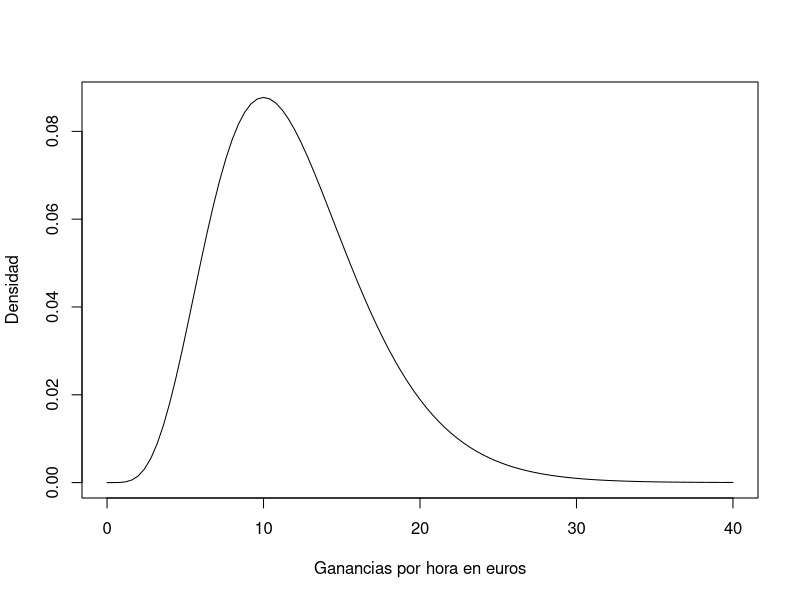
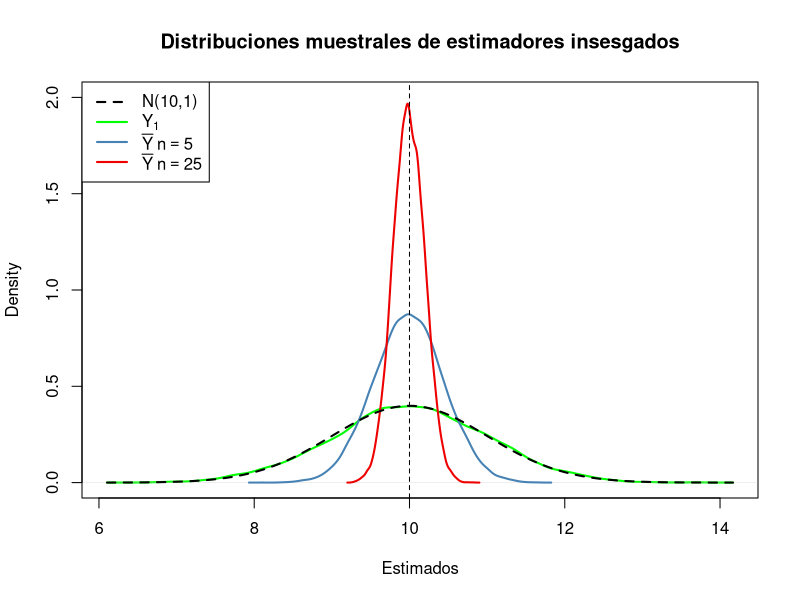
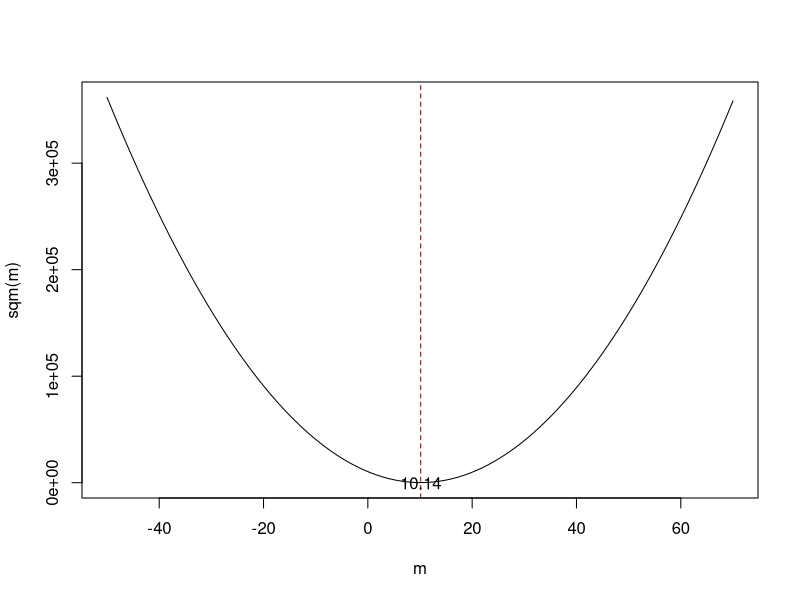
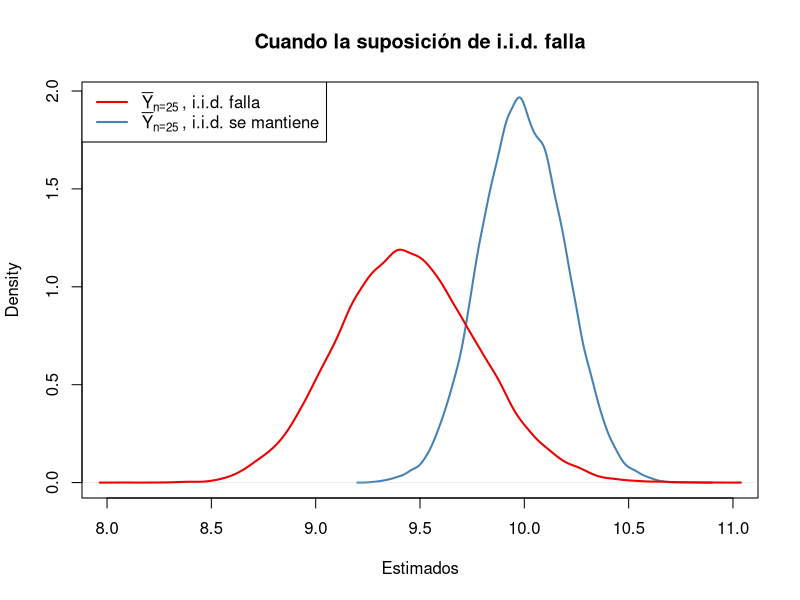
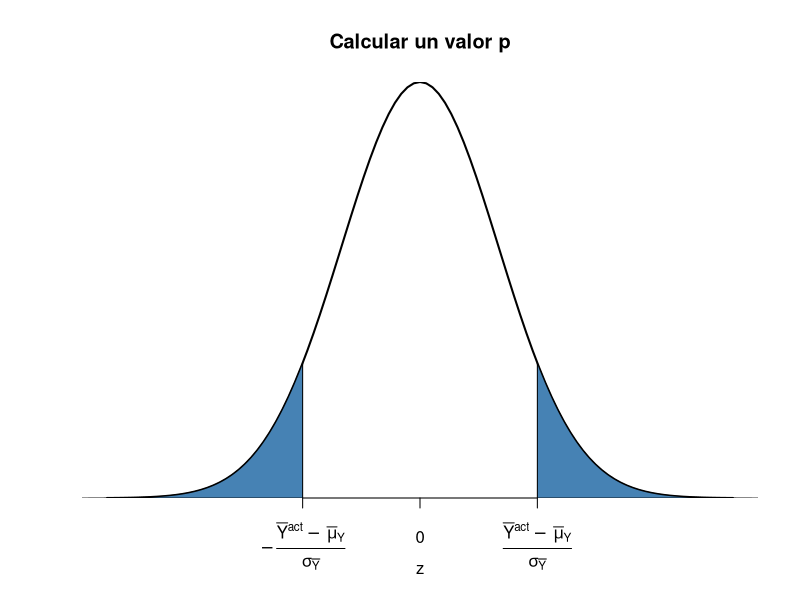
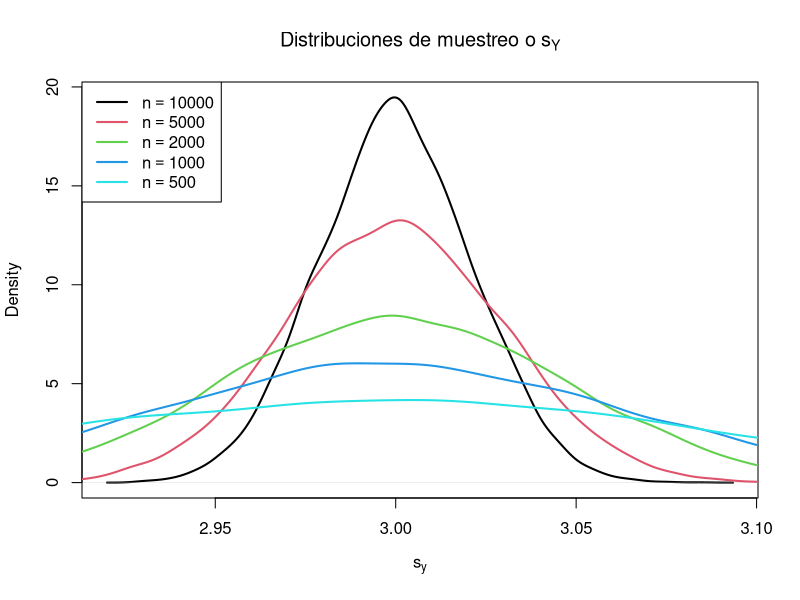
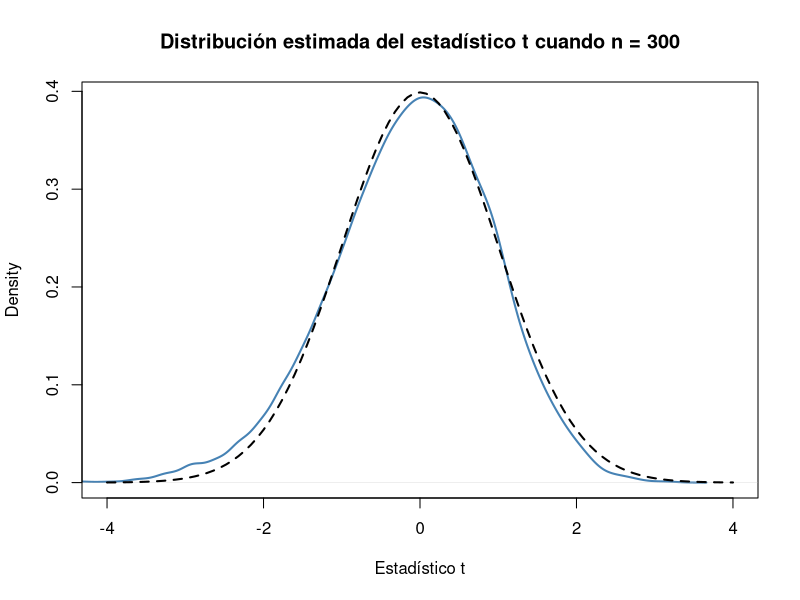
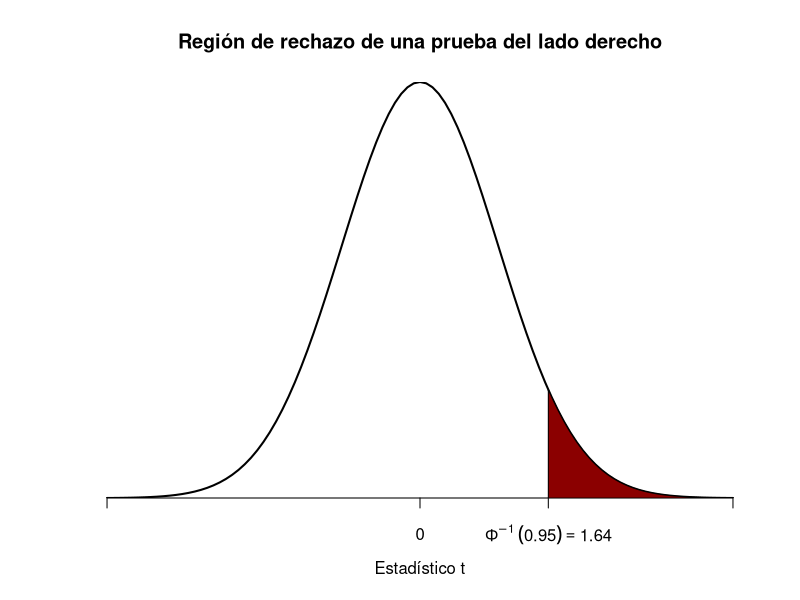

Recreate these plots in R, in order. (Note: this script raises an error after producing the figures.)
## ---- chunk 1
options(knitr.duplicate.label = "allow")
## ---- chunk 2

## ---- chunk 3
cat('<hr style="background-color:#03193b;height:2px">')
## ---- chunk 4
cat('
<div class = "keyconcept" id="KC3.1">
<h3 class = "right"> Concepto clave 3.1 </h3>          
<h3 class = "left"> Estimadores y estimaciones </h3>

Los *estimadores* son funciones extraídas de una muestra de datos que parten de una población desconocida. Las *estimaciones* son valores numéricos calculados por estimadores basados en los datos de la muestra. Los estimadores son variables aleatorias porque son funciones de datos *aleatorios*. Las estimaciones son números no aleatorios.

</div>
')
## ---- chunk 5
cat('\\begin{keyconcepts}[Estimadores y estimaciones]{3.1}
Los \\textit{estimadores} son funciones extraídas de una muestra de datos que parten de una población desconocida. Las \\textit{estimaciones} son valores numéricos calculados por estimadores basados en los datos de la muestra. Los estimadores son variables aleatorias porque son funciones de datos \\textit{aleatorios}. Las estimaciones son números no aleatorios.
\\end{keyconcepts}')
## ---- chunk 6
# graficar la distribución chi_12^2
curve(dchisq(x, df=12), 
      from = 0, 
      to = 40, 
      ylab = "Densidad", 
      xlab = "Ganancias por hora en euros")
## ---- chunk 7
# sembrar la semilla para la reproducibilidad
set.seed(1)

# muestra de la distribución chi_12^2, usar solo la primera observación
rsamp <- rchisq(n = 100, df = 12)
rsamp[1]
## ---- chunk 8
cat('
<div class = "keyconcept" id="KC3.2">
<h3 class = "right"> Concepto clave 3.2 </h3>          
<h3 class = "left"> Sesgo, consistencia y eficiencia </h3>

Las características deseables de un estimador incluyen insesgabilidad, consistencia y eficiencia.

**Insesgabilidad:**

Si la media de la distribución muestral de algún estimador $\\hat\\mu_Y$ para la media poblacional $\\mu_Y$ es igual a $\\mu_Y$,

$$ E(\\hat\\mu_Y) = \\mu_Y, $$

el estimador es imparcial para $\\mu_Y$. El *sesgo* de $\\hat\\mu_Y$ entonces es $0$:

$$ E(\\hat\\mu_Y) - \\mu_Y = 0$$

**Consistencia:**

Se quiere que la incertidumbre del estimador $\\mu_Y$ disminuya a medida que aumenta el número de observaciones en la muestra. Más precisamente, se quiere que la probabilidad de que la estimación $\\hat\\mu_Y$ caiga dentro de un pequeño intervalo alrededor del valor real $\\mu_Y$ se acerque cada vez más a $1$ a medida que $n$ crece. Se escribe esto como

$$ \\hat\\mu_Y \\xrightarrow{p} \\mu_Y. $$

**Varianza y eficiencia:**

Se quiere que el estimador sea eficiente. Suponga que se tienen dos estimadores, $\\hat\\mu_Y$ y $\\overset{\\sim}{\\mu}_Y$ para un tamaño de muestra dado $n$ se sigue que

$$ E(\\hat\\mu_Y) = E(\\overset{\\sim}{\\mu}_Y) = \\mu_Y $$

pero

$$\\text{Var}(\\hat\\mu_Y) < \\text{Var}(\\overset{\\sim}{\\mu}_Y).$$

Entonces se prefiere usar $\\hat\\mu_Y$, ya que tiene una variación menor que $\\overset{\\sim}{\\mu}_Y$, lo que significa que $\\hat\\mu_Y$ es más *eficiente* en el uso de la información proporcionada por las observaciones en la muestra.

</div>
')
## ---- chunk 9
cat('\\begin{keyconcepts}[Sesgo\\comma consistencia y eficiencia]{3.2}
Las características deseables de un estimador incluyen insesgabilidad, consistencia y eficiencia.\\newline

\\textbf{Insesgabilidad::}

Si la media de la distribución muestral de algún estimador $\\hat\\mu_Y$ para la media poblacional $\\mu_Y$ es igual a $\\mu_Y$,

$$ E(\\hat\\mu_Y) = \\mu_Y, $$

el estimador es imparcial para $\\mu_Y$. El \\textit{sesgo} de $\\hat\\mu_Y$ entonces es $0$:

$$ E(\\hat\\mu_Y) - \\mu_Y = 0$$

\\textbf{Consistencia:}

Se quiere que la incertidumbre del estimador $\\mu_Y$ disminuya a medida que aumenta el número de observaciones en la muestra. Más precisamente, se quiere que la probabilidad de que la estimación $\\hat\\mu_Y$ caiga dentro de un pequeño intervalo alrededor del valor real $\\mu_Y$ se acerque cada vez más a $1$ a medida que $n$ crece. Se escribe esto como

$$ \\hat\\mu_Y \\xrightarrow{p} \\mu_Y. $$

\\textbf{Varianza y eficiencia:}

Se quiere que el estimador sea eficiente. Suponga que se tienen dos estimadores, $\\hat\\mu_Y$ y $\\overset{\\sim}{\\mu}_Y$ para un tamaño de muestra dado $n$ se sigue que

$$ E(\\hat\\mu_Y) = E(\\overset{\\sim}{\\mu}_Y) = \\mu_Y $$

pero

$$\\text{Var}(\\hat\\mu_Y) < \\text{Var}(\\overset{\\sim}{\\mu}_Y).$$

Entonces se prefiere usar $\\hat\\mu_Y$, ya que tiene una variación menor que $\\overset{\\sim}{\\mu}_Y$, lo que significa que $\\hat\\mu_Y$ es más \\textit{eficiente} en el uso de la información proporcionada por las observaciones en la muestra.
\\end{keyconcepts}')
## ---- chunk 10
# generar una población ficticia
pop <- rnorm(10000, 10, 1)

# muestra de la población y estimación de la media
est1 <- replicate(expr = mean(sample(x = pop, size = 5)), n = 25000)

est2 <- replicate(expr = mean(sample(x = pop, size = 25)), n = 25000)

fo <- replicate(expr = sample(x = pop, size = 5)[1], n = 25000)
## ---- chunk 11
# comprobar si el tipo de objeto es vector
is.vector(est1)
is.vector(est2)

# comprobar la longitud
length(est1)
length(est2)
## ---- chunk 12
# graficar la densidad de la estimación Y_1
plot(density(fo), 
      col = "green", 
      lwd = 2,
      ylim = c(0, 2),
      xlab = "Estimados",
      main = "Distribuciones muestrales de estimadores insesgados")

# agregar la estimación de densidad para la distribución de la media muestral con n = 5 a la gráfica
lines(density(est1), 
     col = "steelblue", 
     lwd = 2, 
     bty = "l")

# agregar la estimación de densidad para la distribución de la media muestral con n = 25 a la gráfica
lines(density(est2), 
      col = "red2", 
      lwd = 2)

# agregar una línea vertical en el parámetro verdadero
abline(v = 10, lty = 2)

# agregar la densidad N(10, 1) a la gráfica
curve(dnorm(x, mean = 10), 
     lwd = 2,
     lty = 2,
     add = T)

# agregar una leyenda
legend("topleft",
       legend = c("N(10,1)",
                  expression(Y[1]),
                  expression(bar(Y) ~ n == 5),
                  expression(bar(Y) ~ n == 25)
                  ), 
       lty = c(2, 1, 1, 1), 
       col = c("black","green", "steelblue", "red2"),
       lwd = 2)
## ---- chunk 13
# definir la función y vectorizarla
sqm <- function(m) {
 sum((y-m)^2)
}
sqm <- Vectorize(sqm)

# extraer una muestra aleatoria y calcular la media
y <- rnorm(100, 10, 1)
mean(y)
## ---- chunk 14
# graficar la función objetivo
curve(sqm(x), 
      from = -50, 
      to = 70,
      xlab = "m",
      ylab = "sqm(m)")

# agregar una línea vertical en la media (y)
abline(v = mean(y), 
       lty = 2, 
       col = "darkred")

# agregar anotación en la media (y)
text(x = mean(y), 
     y = 0, 
     labels = paste(round(mean(y), 2)))
## ---- chunk 15
# calcular la media poblacional de pop
mean(pop)
## ---- chunk 16
# simular resultados para la media muestral cuando la suposición de variables aleatorias i.i.d. falla
est3 <-  replicate(n = 25000, 
                   expr = mean(sample(x = sort(pop), 
                                      size = 10, 
                                      prob = c(rep(4, 2500), rep(1, 7500)))))

# calcular la media muestral de los resultados
mean(est3)
## ---- chunk 17
# distribución muestral de la media muestral, i.i.d. sostiene, n = 25
plot(density(est2), 
      col = "steelblue",
      lwd = 2,
      xlim = c(8, 11),
      xlab = "Estimados",
      main = "Cuando la suposición de i.i.d. falla")

# distribución muestral de la media muestral, i.i.d. falla, n = 25
lines(density(est3),
      col = "red2",
      lwd = 2)

# agrega una leyenda
legend("topleft",
       legend = c(expression(bar(Y)[n == 25]~", i.i.d. falla"),
                  expression(bar(Y)[n == 25]~", i.i.d. se mantiene")
                  ), 
       lty = c(1, 1), 
       col = c("red2", "steelblue"),
       lwd = 2)
## ---- chunk 18
# graficar la densidad normal estándar en el intervalo [-4,4]
curve(dnorm(x),
      xlim = c(-4, 4),
      main = "Calcular un valor p",
      yaxs = "i",
      xlab = "z",
      ylab = "",
      lwd = 2,
      axes = "F")

# agregar eje x
axis(1, 
     at = c(-1.5, 0, 1.5), 
     padj = 0.75,
     labels = c(expression(-frac(bar(Y)^"act"~-~bar(mu)[Y,0], sigma[bar(Y)])),
                0,
                expression(frac(bar(Y)^"act"~-~bar(mu)[Y,0], sigma[bar(Y)]))))

# sombrear la región del valor p/2 en la cola izquierda
polygon(x = c(-6, seq(-6, -1.5, 0.01), -1.5),
        y = c(0, dnorm(seq(-6, -1.5, 0.01)),0), 
        col = "steelblue")

# sombrear la región del valor p/2 en la cola derecha
polygon(x = c(1.5, seq(1.5, 6, 0.01), 6),
        y = c(0, dnorm(seq(1.5, 6, 0.01)), 0), 
        col = "steelblue")
## ---- chunk 19
# vector de tamaños de muestra
n <- c(10000, 5000, 2000, 1000, 500)

# observaciones de muestra, estimando usando 'sd()' y graficar las distribuciones estimadas
sq_y <- replicate(n = 10000, expr = sd(rnorm(n[1], 10, 3)))
plot(density(sq_y),
     main = expression("Distribuciones de muestreo o" ~ s[Y]),
     xlab = expression(s[y]),
     lwd = 2)

for (i in 2:length(n)) {
  sq_y <- replicate(n = 10000, expr = sd(rnorm(n[i], 10, 3)))
  lines(density(sq_y), 
        col = i, 
        lwd = 2)
}

# agrega una leyenda
legend("topleft",
       legend = c(expression(n == 10000),
                  expression(n == 5000),
                  expression(n == 2000),
                  expression(n == 1000),
                  expression(n == 500)), 
       col = 1:5,
       lwd = 2)
## ---- chunk 20
cat('
<div class = "keyconcept" id="KC3.4">
<h3 class = "right"> Concepto clave 3.4 </h3>          
<h3 class = "left"> El error estándar de $\\overline{Y}$ </h3>
Tomar una muestra i.i.d. $Y_1, \\dots, Y_n$. La media de $Y$ se estima consistentemente mediante $\\overline{Y}$, la media muestral de $ Y_i $. Dado que $\\overline{Y}$ es una variable aleatoria, tiene una distribución de muestreo con varianza $\\frac{\\sigma_Y^2}{n}$.

El error estándar de $\\overline{Y}$, denotado $SE(\\overline{Y})$ es un estimador de la desviación estándar de $\\overline{Y}$:

$$ SE(\\overline{Y}) = \\hat\\sigma_{\\overline{Y}} = \\frac{s_Y}{\\sqrt{n}} $$

El signo de intercalación (\\^) sobre $\\sigma$ indica que $\\hat\\sigma_{\\overline{Y}}$ es un estimador de $\\sigma_{\\overline{Y}}$.
</div>
')
## ---- chunk 21
cat('\\begin{keyconcepts}[El error estándar de $\\overline{Y}$]{3.4}
Tomar una muestra i.i.d. $Y_1, \\dots, Y_n$. La media de $Y$ se estima consistentemente mediante $\\overline{Y}$, la media muestral de $ Y_i $. Dado que $\\overline{Y}$ es una variable aleatoria, tiene una distribución de muestreo con varianza $\\frac{\\sigma_Y^2}{n}$.

El error estándar de $\\overline{Y}$, denotado $SE(\\overline{Y})$ es un estimador de la desviación estándar de $\\overline{Y}$:

$$ SE(\\overline{Y}) = \\hat\\sigma_{\\overline{Y}} = \\frac{s_Y}{\\sqrt{n}} $$

El signo de intercalación (\\^) sobre $\\sigma$ indica que $\\hat\\sigma_{\\overline{Y}}$ es un estimador de $\\sigma_{\\overline{Y}}$.
\\end{keyconcepts}
')
## ---- chunk 22
# extraiga 10000 muestras de tamaño 100 y estime la media de Y y
# estimar el error estándar de la media muestral

mean_estimates <- numeric(10000)
se_estimates <- numeric(10000)

for (i in 1:10000) {
  
  s <- sample(0:1, 
              size = 100,  
              prob = c(0.9, 0.1),
              replace = T)
  
  mean_estimates[i] <- mean(s)
  se_estimates[i] <- sqrt(mean(s) * (1 - mean(s)) / 100)

}

mean(mean_estimates)
mean(se_estimates)
## ---- chunk 23
# muestra y estimación, calcula el error estándar
samplemean_act <- mean(
  sample(0:1, 
         prob = c(0.9, 0.1), 
         replace = T, 
         size = 100))

SE_samplemean <- sqrt(samplemean_act * (1 - samplemean_act) / 100)

# hipótesis nula
mean_h0 <- 0.1

# calcular el valor p
pvalue <- 2 * pnorm(- abs(samplemean_act - mean_h0) / SE_samplemean)
pvalue
## ---- chunk 24
# calcular un estadístico t para la media de la muestra
tstatistic <- (samplemean_act - mean_h0) / SE_samplemean
tstatistic
## ---- chunk 25
# preparar un vector vacío para estadísticas t
tstatistics <- numeric(10000)

# establecer tamaño de muestra
n <- 300

# simular 10000 estadísticos t
for (i in 1:10000) {
  
  s <- sample(0:1, 
              size = n,  
              prob = c(0.9, 0.1),
              replace = T)
  
  tstatistics[i] <- (mean(s)-0.1)/sqrt(var(s)/n)
  
}
## ---- chunk 26
# graficar densidad y comparar con la densidad N(0,1)
plot(density(tstatistics),
     xlab = "Estadístico t",
     main = "Distribución estimada del estadístico t cuando n = 300",
     lwd = 2,
     xlim = c(-4, 4),
     col = "steelblue")

# N(0,1) densidad (discontinua)
curve(dnorm(x), 
      add = T, 
      lty = 2, 
      lwd = 2)
## ---- chunk 27
cat('
<div class = "keyconcept" id="KC3.5">
<h3 class = "right"> Concepto clave 3.5 </h3>          
<h3 class = "left"> La terminología de la prueba de hipótesis </h3>

En la prueba de hipótesis, son posibles dos tipos de errores:

1. La hipótesis nula *es* rechazada aunque es cierta (error de tipo I)

2. La hipótesis nula *no se* rechaza aunque es falsa (error de tipo II)

El **nivel de significancia** de la prueba es la probabilidad de cometer un error de tipo I, que se está dispuesto a aceptar de antemano. Por ejemplo, usando un nivel de significancia preespecificado de $0.05$, se rechaza la hipótesis nula si y solo si el valor $p$ es menor que $0.05$. El nivel de significancia se elige antes de realizar la prueba.

Un procedimiento equivalente es rechazar la hipótesis nula si el estadístico de prueba observado es, en términos de valor absoluto, mayor que el **valor crítico** del estadístico de prueba. El valor crítico está determinado por el nivel de significancia elegido y define dos conjuntos de valores separados que se denominan **región de aceptación** y **región de rechazo**. La región de aceptación contiene todos los valores de la estadística de prueba para los que la prueba no rechaza, mientras que la región de rechazo contiene todos los valores para los que la prueba sí rechaza.

El **valor $p$** es la probabilidad de que, en un muestreo repetido bajo las mismas condiciones, se observe un estadístico de prueba que proporcione tanta evidencia contra la hipótesis nula como el estadístico de prueba realmente observado.

La probabilidad real de que la prueba rechace la verdadera hipótesis nula se denomina **tamaño de la prueba**. En un entorno ideal, el tamaño es igual al nivel de significancia.

La probabilidad de que la prueba rechace correctamente una hipótesis nula falsa se llama **potencia**. 

</div>
')
## ---- chunk 28
cat('\\begin{keyconcepts}[La terminología de la prueba de hipótesis]{3.5}

En la prueba de hipótesis, son posibles dos tipos de errores:\\newline

\\begin{enumerate}
\\item La hipótesis nula \\textit{es} rechazada aunque es cierta (error de tipo I)
\\item La hipótesis nula \\textit{no se} rechaza aunque es falsa (error de tipo II) 
\\end{enumerate}\\vspace{0.5cm}

El \\textit{nivel de significancia} de la prueba es la probabilidad de cometer un error de tipo I, que se está dispuesto a aceptar de antemano. Por ejemplo, usando un nivel de significancia preespecificado de $0.05$, se rechaza la hipótesis nula si y solo si el valor $p$ es menor que $0.05$. El nivel de significancia se elige antes de realizar la prueba.\\newline

Un procedimiento equivalente es rechazar la hipótesis nula si el estadístico de prueba observado es, en términos de valor absoluto, mayor que el \\textit{valor crítico} del estadístico de prueba. El valor crítico está determinado por el nivel de significancia elegido y define dos conjuntos de valores separados que se denominan \\textit{región de aceptación} y \\textit{región de rechazo}. La región de aceptación contiene todos los valores de la estadística de prueba para los que la prueba no rechaza, mientras que la región de rechazo contiene todos los valores para los que la prueba sí rechaza.\\newline

El \\textit{valor $p$} es la probabilidad de que, en un muestreo repetido bajo las mismas condiciones, se observe un estadístico de prueba que proporcione tanta evidencia contra la hipótesis nula como el estadístico de prueba realmente observado.\\newline

La probabilidad real de que la prueba rechace la verdadera hipótesis nula se denomina \\textit{tamaño de la prueba}. En un entorno ideal, el tamaño es igual al nivel de significancia.\\newline

La probabilidad de que la prueba rechace correctamente una hipótesis nula falsa se llama \\textit{potencia}. 

\\end{keyconcepts}
')
## ---- chunk 29
# comprobar si el valor p < 0.05
pvalue < 0.05
## ---- chunk 30
# comprobar el valor crítico
qnorm(p = 0.975)

# compruebar si la hipótesis nula se rechaza utilizando el estadístico t calculado más arriba
abs(tstatistic) > 1.96
## ---- chunk 31
cat('
<div class = "keyconcept" id="KC3.6">
<h3 class = "right"> Concepto clave 3.6 </h3>          
<h3 class = "left"> Prueba de la hipótesis $E(Y) = \\mu_{Y,0}$ contra la alternativa $E(Y) \\neq \\mu_{Y,0}$ </h3>

1. Estimar $\\mu_{Y}$ usando $\\overline{Y}$ y calculando el $SE(\\overline{Y})$, error estándar de $\\overline{Y}$.

2. Calcular el estadístico $t$.

3. Calcular el valor $p$ y rechazar la hipótesis nula en el nivel de significancia $5\\%$ si el valor $p$ es menor que $0.05$ o, de manera equivalente, si 

$$ \\left\\lvert t^{act} \\right\\rvert > 1.96. $$
</div>

')
## ---- chunk 32
cat('\\begin{keyconcepts}[Probar la hipótesis $E(Y) = \\mu_{Y,0}$ contra la alternativa $E(Y) \\neq \\mu_{Y,0}$]{3.6}
\\begin{enumerate}
\\item Estimar $\\mu_{Y}$ usando $\\overline{Y}$ y calculando el $SE(\\overline{Y})$, error estándar de $\\overline{Y}$.
\\item Calcular el estadístico $t$.
\\item Calcular el valor $p$ y rechazar la hipótesis nula en el nivel de significancia $5\\%$ si el valor $p$ es menor que $0.05$ o, de manera equivalente, si 

$$ \\left\\lvert t^{act} \\right\\rvert > 1.96. $$
\\end{enumerate}
\\end{keyconcepts}
')
## ---- chunk 33
# graficar la densidad normal estándar en el dominio [-4,4]
curve(dnorm(x),
      xlim = c(-4, 4),
      main = "Región de rechazo de una prueba del lado derecho",
      yaxs = "i",
      xlab = "Estadístico t",
      ylab = "",
      lwd = 2,
      axes = "F")

# Agregar el eje x
axis(1, 
     at = c(-4, 0, 1.64, 4), 
     padj = 0.5,
     labels = c("", 0, expression(Phi^-1~(.95)==1.64), ""))

# Sombrear la región de rechazo en la cola izquierda
polygon(x = c(1.64, seq(1.64, 4, 0.01), 4),
        y = c(0, dnorm(seq(1.64, 4, 0.01)), 0), 
        col = "darkred")
## ---- chunk 34
# graficar la densidad normal estándar en el dominio [-4,4]
curve(dnorm(x),
      xlim = c(-4, 4),
      main = "Región de rechazo de una prueba del lado izquierdo",
      yaxs = "i",
      xlab = "Estadístico t",
      ylab = "",
      lwd = 2,
      axes = "F")

# Agregar eje x
axis(1, 
     at = c(-4, 0, -1.64, 4), 
     padj = 0.5,
     labels = c("", 0, expression(Phi^-1~(.05)==-1.64), ""))

# Región de rechazo de sombra en la cola derecha
polygon(x = c(-4, seq(-4, -1.64, 0.01), -1.64),
        y = c(0, dnorm(seq(-4, -1.64, 0.01)), 0), 
        col = "darkred")
## ---- chunk 35
cat('
<div class = "keyconcept" id="KC3.7">
<h3 class = "right"> Concepto clave 3.7 </h3>          
<h3 class = "left"> Intervalos de confianza para la media poblacional </h3>

Un intervalo de confianza de $95\\%$ para $\\mu_Y$ es una *variable aleatoria* que contiene el verdadero $\\mu_Y$ en $95\\%$ de todas las muestras aleatorias posibles. Cuando $n$ es grande, se puede usar la aproximación normal. Entonces, $99\\%$,  $95\\%$, $90\\%$ los intervalos de confianza son:

\\begin{align}
&99\\%\\text{ intervalo de confianza para } \\mu_Y = \\left[ \\overline{Y} \\pm 2.58 \\times SE(\\overline{Y}) \\right], \\\\
&95\\%\\text{ intervalo de confianza para } \\mu_Y = \\left[\\overline{Y} \\pm 1.96 \\times SE(\\overline{Y}) \\right], \\\\
&90\\%\\text{ intervalo de confianza para } \\mu_Y = \\left[ \\overline{Y} \\pm 1.64 \\times SE(\\overline{Y}) \\right].
\\end{align}

Estos intervalos de confianza son conjuntos de hipótesis nulas que no se pueden rechazar en una prueba de hipótesis bilateral con el nivel de confianza dado.

Ahora considerar las siguientes declaraciones.

1. En muestreo repetido, el intervalo

$$ \\left[ \\overline{Y} \\pm 1.96 \\times SE(\\overline{Y}) \\right] $$

cubre el valor real de $\\mu_Y$ con una probabilidad de $95\\%$.

2. Se ha calculado $\\overline{Y} = 5.1$ y $SE(\\overline{Y})=2.5$ por lo que el intervalo

$$ \\left[ 5.1  \\pm 1.96 \\times 2.5 \\right] = \\left[0.2,10\\right] $$ 

cubre el valor real de $\\mu_Y$ con una probabilidad de $95\\%$.

Si bien 1. es correcto (esto está en línea con la definición anterior), 2. está incorrecto y ninguno de profesionista quiere leer una oración de este tipo en un trabajo final, examen escrito o similar, creealo.

La diferencia es que, mientras que 1. es la definición de una variable aleatoria, 2. es un posible *resultado* de dicha variable aleatoria, por lo que no tiene sentido hacer ninguna afirmación probabilística al respecto. ¡O el intervalo calculado cubre $\\mu_Y$ *o no*!

</div>
')
## ---- chunk 36
cat('\\begin{keyconcepts}[Intervalos de confianza para la media poblacional]{3.7}

Un intervalo de confianza de $95\\%$ para $\\mu_Y$ es una \\texttt{variable aleatoria} que contiene el verdadero $\\mu_Y$ en $95\\%$ de todas las muestras aleatorias posibles. Cuando $n$ es grande, se puede usar la aproximación normal. Entonces, $99\\%$,  $95\\%$, $90\\%$ los intervalos de confianza son:\\newline

\\begin{align}
&99\\%\\text{ intervalo de confianza para } \\mu_Y = \\left[ \\overline{Y} \\pm 2.58 \\times SE(\\overline{Y}) \\right], \\\\
&95\\%\\text{ intervalo de confianza para } \\mu_Y = \\left[\\overline{Y} \\pm 1.96 \\times SE(\\overline{Y}) \\right], \\\\
&90\\%\\text{ intervalo de confianza para } \\mu_Y = \\left[ \\overline{Y} \\pm 1.64 \\times SE(\\overline{Y}) \\right].
\\end{align}

Estos intervalos de confianza son conjuntos de hipótesis nulas que no se pueden rechazar en una prueba de hipótesis bilateral con el nivel de confianza dado.\\newline

Ahora considerar las siguientes declaraciones.\\newline

\\begin{enumerate}
\\item En muestreo repetido, el intervalo
$$ \\left[ \\overline{Y} \\pm 1.96 \\times SE(\\overline{Y}) \\right] $$
cubre el valor real de $\\mu_Y$ con una probabilidad de $95\\%$.

\\item Se ha calculado $\\overline{Y} = 5.1$ y $SE(\\overline{Y})=2.5$ por lo que el intervalo
$$ \\left[5.1  \\pm 1.96 \\times 2.5 \\right] = \\left[0.2,10\\right] $$ 
cubre el valor real de $\\mu_Y$ con una probabilidad de $95\\%$.
\\end{enumerate}\\vspace{0.5cm}

Si bien 1. es correcto (esto está en línea con la definición anterior), 2. está incorrecto y ninguno de profesionista quiere leer una oración de este tipo en un trabajo final, examen escrito o similar, creealo.

La diferencia es que, mientras que 1. es la definición de una variable aleatoria, 2. es un posible \\textit{resultado} de dicha variable aleatoria, por lo que no tiene sentido hacer ninguna afirmación probabilística al respecto. ¡O el intervalo calculado cubre $\\mu_Y$ \\textit{o no}!

\\end{keyconcepts}
')
## ---- chunk 37
# sembrar semilla
set.seed(1)

# generar algunos datos de muestra
sampledata <- rnorm(100, 10, 10)

# comprobar el tipo de resultado producido por t.test
typeof(t.test(sampledata))

# mostrar los elementos de la lista producidos por t.test
ls(t.test(sampledata))
## ---- chunk 38
t.test(sampledata)$"conf.int"
## ---- chunk 39
t.test(sampledata)
## ---- chunk 40
# establecer semilla aleatoria
set.seed(1)

# extraer datos de dos poblaciones diferentes con la misma media
sample_pop1 <- rnorm(100, 10, 10)
sample_pop2 <- rnorm(100, 10, 20)

# realizar una prueba t de dos muestras
t.test(sample_pop1, sample_pop2)
## ---- chunk 41
# cargar el paquete 'readxl'
library(readxl)
## ---- chunk 42
# importar los datos a R
cps <- read_excel(path = "data/cps_ch3.xlsx")
## ---- chunk 43
# cargar el paquete 'dplyr'
library(dplyr)
## ---- chunk 44
# obtener una descripción general de la estructura de datos
head(cps)

# agrupar los datos por género y año y calcular la media, la desviación estándar
# y número de observaciones para cada grupo
avgs <- cps %>% 
        group_by(a_sex, year) %>% 
        summarise(mean(ahe08), 
                  sd(ahe08), 
                  n())

# imprimir los resultados en la consola
print(avgs)
## ---- chunk 45
# dividir el conjunto de datos por género
male <- avgs %>% dplyr::filter(a_sex == 1) 

female <- avgs %>% dplyr::filter(a_sex == 2)

# cambiar el nombre de las columnas de ambas divisiones
colnames(male)   <- c("Sexo", "Año", "Y_bar_m", "s_m", "n_m")
colnames(female) <- c("Sexo", "Año", "Y_bar_f", "s_f", "n_f")

# estimar brechas de género, calcular errores estándar e intervalos de confianza para todas las fechas
gap <- male$Y_bar_m - female$Y_bar_f

gap_se <- sqrt(male$s_m^2 / male$n_m + female$s_f^2 / female$n_f)

gap_ci_l <- gap - 1.96 * gap_se

gap_ci_u <- gap + 1.96 * gap_se

result <- cbind(male[,-1], female[,-(1:2)], gap, gap_se, gap_ci_l, gap_ci_u)

# imprimir los resultados en la consola
print(result, digits = 3)
## ---- chunk 46
# establecer semilla aleatoria
set.seed(123)

# generar conjunto de datos
X <- runif(n = 100, 
           min = 18, 
           max = 70)

Y <- X + rnorm(n=100, 50, 15)

# graficar observaciones
plot(X, 
     Y, 
     type = "p",
     main = "Una gráfica de dispersión de X e Y",
     xlab = "Edad",
     ylab = "Ganancias",
     col = "steelblue",
     pch = 19)
## ---- chunk 47
# calcular la covarianza de muestra de X e Y
cov(X, Y)

# calcular la correlación de la muestra entre X e Y
cor(X, Y)

# una forma equivalente de calcular la correlación de la muestra
cov(X, Y) / (sd(X) * sd(Y))
## ---- chunk 48
library(MASS)

# establecer semilla aleatoria
set.seed(1)

# correlación positiva (0,81)
example1 <- mvrnorm(100,
                    mu = c(0, 0), 
                    Sigma = matrix(c(2, 2, 2, 3), ncol = 2),
                    empirical = TRUE)

# correlación negativa (-0,81)
example2 <- mvrnorm(100,
                    mu = c(0, 0), 
                    Sigma = matrix(c(2, -2, -2, 3), ncol = 2),
                    empirical = TRUE)

# sin correlación
example3 <- mvrnorm(100,
                    mu = c(0, 0), 
                    Sigma = matrix(c(1, 0, 0, 1), ncol = 2),
                    empirical = TRUE)

# sin correlación (relación cuadrática)
X <- seq(-3, 3, 0.01)
Y <- - X^2 + rnorm(length(X))

example4 <- cbind(X, Y)

# dividir el área de la gráfica como una matriz de 2 por 2
par(mfrow = c(2, 2))

# plot datasets
plot(example1, col = "steelblue", pch = 20, xlab = "X", ylab = "Y", 
     main = "Correlación = 0.81")

plot(example2, col = "steelblue", pch = 20, xlab = "X", ylab = "Y", 
     main = "Correlación = -0.81")

plot(example3, col = "steelblue", pch = 20, xlab = "X", ylab = "Y", 
     main = "Correlación = 0")

plot(example4, col = "steelblue", pch = 20, xlab = "X", ylab = "Y", 
     main = "Correlación = 0")
## ---- chunk 49
if (my_output=="html") {
  cat('
<div  class = "DCexercise">

#### 1. Sesgado ... {-}

Considere el siguiente estimador alternativo para $\\mu_Y$, la media de $Y_i$

$$\\widetilde{Y}=\\frac{1}{n-1}\\sum\\limits_{i=1}^n Y_i$$

En este ejercicio se ilustrara que este estimador es un estimador sesgado para $\\mu_Y$.

**Instrucciones:**

  + Definir una función <tt>Y_tilde</tt> que implemente el estimador anterior.
  
  + Dibujar al azar 5 observaciones de la distribución $\\mathcal{N}(10, 25)$ y calcular una estimación usando <tt>Y_tilde()</tt>. Repetir este procedimiento 10000 veces y almacenar los resultados en <tt>est_biased</tt>.
  
  + Graficar un histograma de <tt>est_biased</tt>.
  
  + Agregar una línea vertical roja en $\\mu = 10$ usando la función <tt>abline()</tt>.
  
<iframe src="DCL/ex3_1.html" frameborder="0" scrolling="no" style="width:100%;height:400px"></iframe>

**Sugerencias:**

  + Para calcular la suma de un vector se puede usar <tt>sum()</tt>, para obtener la longitud de un vector puede usar <tt>length()</tt>.
  
  + Utilizar la función <tt>replicate()</tt> para calcular repetidamente estimaciones de muestras aleatorias. Con los argumentos <tt>expr</tt> y <tt>n</tt> se puede especificar la operación y la frecuencia con la que debe replicarse.
  
  + Se puede trazar un histograma con la función <tt>hist()</tt>.
  
  + El punto en el eje x así como el color de la línea vertical se pueden especificar mediante los argumentos <tt>v</tt> y <tt>col</tt>.

</div>')
} else {
  cat('\\begin{center}\\textit{Esta parte interactiva del curso solo está disponible en la versión HTML.}\\end{center}')
}
## ---- chunk 50
if (my_output=="html") {
  cat('
<div  class = "DCexercise">

#### 2. ... pero estimador consistente {-}

Considere nuevamente el estimador del ejercicio anterior. Está disponible en su entorno como la función <tt>Y_tilde()</tt>. Se le solicita que realice el mismo procedimiento que en el ejercicio anterior. Sin embargo, esta vez, aumente el número de observaciones para extraer de 5 a 1000.

¿Que se puede notar? ¿Qué se puede decir sobre este estimador?

**Instrucciones:**

  + Dibujar al azar 1000 observaciones de la distribución $\\mathcal{N}(10, 25)$ y calcular una estimación de la media usando <tt>Y_tilde()</tt>. Repetir este procedimiento 10000 veces y almacenar los resultados en <tt>est_consistent</tt>.
  
  + Graficar un histograma de <tt>est_consistent</tt>.
  
  + Agregar una línea vertical roja en $\\mu = 10$ usando la función <tt>abline()</tt>.
  
<iframe src="DCL/ex3_2.html" frameborder="0" scrolling="no" style="width:100%;height:340px"></iframe>

**Sugerencias:**

  + Utilizar la función <tt>replicate()</tt> para calcular estimaciones de muestras aleatorias extraídas repetidamente. Usando los argumentos <tt>expr</tt> y <tt>n</tt> especificar la operación y con qué frecuencia se replicará.
  
  + Se puede graficar un histograma con la función <tt>hist()</tt>.
  
  + La posición en el eje x así como el color de la línea vertical se pueden especificar mediante los argumentos <tt>v</tt> y <tt>col</tt>.

</div>')}
## ---- chunk 51
if (my_output=="html") {
  cat('
<div  class = "DCexercise">

#### 3. Eficiencia de un estimador {-}

En este ejercicio se quiere ilustrar el resultado de que la media muestral:

$$\\hat{\\mu}_Y=\\sum\\limits_{i=1}^{n}a_iY_i$$ 

con el esquema de ponderación igual $a_i=\\frac{1}{n}$ por $i=1,...,n$ es el mejor estimador lineal insesgado (AZUL) de $\\mu_Y$.

Como alternativa, considere el estimador:

$$\\tilde{\\mu}_Y=\\sum\\limits_{i=1}^{n}b_iY_i$$

donde $b_i$ da a las primeras $\\frac{n}{2}$ observaciones una ponderación más alta que las segundas $\\frac{n}{2}$ observaciones (asumiendo que $n$ es par por simplicidad). 

El vector de pesos <tt>w</tt> ya se ha definido y está disponible en su entorno de trabajo.

**Instrucciones:**

  + Verificar que $\\tilde{\\mu}$ sea un estimador imparcial de $\\mu_Y$, la media de $Y_i$.
  
  + Implementar el estimador alternativo de $\\mu_Y$ como una función <tt>mu_tilde()</tt>.

  + Extraer al azar 100 observaciones de la distribución $\\mathcal{N}(5, 10)$ y calcular estimaciones con ambos estimadores. Repetir este procedimiento 10000 veces y almacenar los resultados en <tt>est_bar</tt> y <tt>est_tilde</tt>.
  
  + Calcular las varianzas muestrales de <tt>est_bar</tt> y <tt>est_tilde</tt>. ¿Qué puedes decir sobre ambos estimadores?
  
<iframe src="DCL/ex3_3.html" frameborder="0" scrolling="no" style="width:100%;height:420px"></iframe>

**Sugerencias:**

  + Para que $\\tilde{\\mu}$ sea un estimador imparcial, todos los pesos deben sumar 1.
  
  + Utilizar la función <tt>replicate()</tt> para calcular estimaciones de muestras extraídas repetidamente. Con los argumentos <tt>expr</tt> y <tt>n</tt> se puede especificar la operación y con qué frecuencia se replica.

  + Se puede usar <tt>var()</tt> para calcular la varianza de la muestra.

</div>')}
## ---- chunk 52
if (my_output=="html") {
  cat('
<div  class = "DCexercise">

#### 4. Prueba de hipótesis --- estadístico $t$ {-}

Considere nuevamente el conjunto de datos de (CPS) \\@ref(UABGI). El conjunto de datos <tt>cps</tt> está disponible en su entorno de trabajo.

Suponga que las ganancias medias por hora (en precios de 2012) <tt>ahe12</tt> superan los 23.50 $\\$/h$ y se desea probar esta hipótesis a un nivel de significancia de $\\alpha = 0.05$. Por favor haga lo siguiente:

**Instrucciones:**

  + Calcular la estadística de prueba a mano y asígnarla a <tt>tstat</tt>.
  
  + Utilizar <tt>tstat</tt> para aceptar o rechazar la hipótesis nula. Hacerlo utilizando la aproximación normal.
  
<iframe src="DCL/ex3_4.html" frameborder="0" scrolling="no" style="width:100%;height:340px"></iframe>

**Sugerencias:**

  + Probar $H_0:\\mu_{Y_{ahe}}\\leq 23.5$ frente a $H_1:\\mu_{Y_{ahe}}>23.5$. Es decir, realizar una prueba del lado derecho.
  
  + La estadística $t$ se define como $\\frac{\\bar{Y}-\\mu_{Y,0}}{s_{Y}/\\sqrt{n}}$ donde $s_Y$ denota la varianza de la muestra.

  + Para decidir si la hipótesis nula es aceptada o rechazada, puede comparar la estadística $t$ con el respectivo cuantil de la distribución normal estándar. Utilice operadores lógicos.

</div>')}
## ---- chunk 53
if (my_output=="html") {
  cat('
<div  class = "DCexercise">

#### 5. Prueba de hipótesis --- valor $p$ {-}

Reconsiderar la situación de prueba del ejercicio anterior. El conjunto de datos <tt>cps</tt> y el vector <tt>tstat</tt> están disponibles en su entorno de trabajo.

En lugar de usar el estadístico $t$ como criterio de decisión, también se puede usar el valor $p$. Ahora hacer lo siguiente:

**Instrucciones:**

  + Calcular el valor $p$ a mano y asignarlo a <tt>pval</tt>.
  
  + Utilizar <tt>pval</tt> para aceptar o rechazar la hipótesis nula.
  
<iframe src="DCL/ex3_5.html" frameborder="0" scrolling="no" style="width:100%;height:340px"></iframe>

**Sugerencias:**

  + El valor $p$ para una prueba del lado derecho se puede calcular como $p=P(t>t^{act}|H_0)$.
  
  + Se rechaza la hipótesis nula si $p<\\alpha$. Se usan operadores lógicos para verificar esto.

</div>')}
## ---- chunk 54
if (my_output=="html") {
  cat('
<div  class = "DCexercise">

#### 6. Prueba de hipótesis --- Una muestra prueba $t$ {-}

En los dos últimos ejercicios se discutieron dos formas de realizar una prueba de hipótesis. Estos enfoques son algo engorrosos de aplicar a mano, por lo que <tt>R</tt> proporciona la función <tt>t.test()</tt>. Hace la mayor parte del trabajo automáticamente. <tt>t.test()</tt> proporciona el estadístico $t$, valor $p$ e incluso intervalos de confianza (más sobre esto último en ejercicios posteriores). Se debe tener en cuenta que <tt>t.test()</tt> usa la distribución $t$ en lugar de la distribución normal, que se vuelve importante cuando el tamaño de la muestra es pequeño.

El conjunto de datos <tt>cps</tt> y la variable <tt>pval</tt> del ejercicio 3.4 están disponibles en su entorno de trabajo.

**Instrucciones:**

  + Realizar la prueba de hipótesis de ejercicios anteriores usando la función <tt>t.test()</tt>.
  
  + Extraer es estadístico $t$ y el valor $p$ de la lista creada por <tt>t.test()</tt>. Asígnarlos a las variables <tt>tstat</tt> y <tt>pvalue</tt>.
  
  + Verificar que el uso de la aproximación normal sea válido calculando la diferencia entre ambos valores de $p$.
  
<iframe src="DCL/ex3_6.html" frameborder="0" scrolling="no" style="width:100%;height:340px"></iframe>

**Sugerencias:**

  + El tipo de prueba así como la hipótesis nula se pueden especificar mediante los argumentos <tt>alternative</tt> y <tt>mu</tt>.
  
  + La estadística $t$ y el valor $p$ se pueden obtener mediante <tt>\\$statistic</tt> y <tt>\\$p.value</tt>, respectivamente.

</div>')}
## ---- chunk 55
if (my_output=="html") {
  cat('
<div  class = "DCexercise">

#### 7. Prueba de hipótesis --- Dos muestras prueba $t$ {-}

Considere los niveles máximos anuales del mar en Port Pirie (Australia Meridional) y Fremantle (Australia Occidental) durante los últimos 30 años.

Las observaciones están disponibles como vectores <tt>portpirie</tt> y <tt>fremantle</tt> en su entorno de trabajo.

**Instrucciones:**

  + Pruebe si existe una diferencia significativa en los niveles máximos anuales del mar a un nivel de significancia de $\\alpha = 0.05$.

<iframe src="DCL/ex3_7.html" frameborder="0" scrolling="no" style="width:100%;height:340px"></iframe>

**Sugerencias:**

  + Probar $H_0:\\mu_{P}-\\mu_{F}=0$  frente a $H_1:\\mu_{P}-\\mu_{F}\\ne 0$. Es decir, realizar una prueba $t$ de dos muestras.
  
  + Para una prueba $t$ de dos muestras, la función <tt>t.test()</tt> espera dos vectores que contengan los datos.

</div>')}
## ---- chunk 56
if (my_output=="html") {
  cat('
<div  class = "DCexercise">

#### 8. Intervalo de confianza {-}

Reconsidar la situación de prueba con respecto a los niveles máximos anuales del mar en Port Pirie y Fremantle.

Las variables <tt>portpirie</tt> y <tt>fremantle</tt> vuelven a estar disponibles en su entorno de trabajo.

**Instrucciones:**

  + Construir un intervalo de confianza de $95\\%$ - para la diferencia en los niveles del mar usando <tt>t.test()</tt>.

<iframe src="DCL/ex3_8.html" frameborder="0" scrolling="no" style="width:100%;height:340px"></iframe>

**Sugerencia:**

  + La función <tt>t.test()</tt> calcula un intervalo de confianza de $95\\%$ por defecto. Esto es accesible a través de <tt>$conf.int</tt>.

</div>')}
## ---- chunk 57
if (my_output=="html") {
  cat('
<div  class = "DCexercise">

#### 9. (Co)varianza y correlación I {-}

Considerar una muestra aleatoria $(X_i, Y_i)$ para $i = 1, ..., 100$.

Los vectores respectivos <tt>X</tt> e <tt>Y</tt> están disponibles en su entorno de trabajo.

**Instrucciones:**

  + Calcular la varianza de $X$ usando la función <tt>cov()</tt>.
  
  + Calcular la covarianza de $X$ y $Y$.
  
  + Calcular la correlación entre $X$ y $Y$.

<iframe src="DCL/ex3_9.html" frameborder="0" scrolling="no" style="width:100%;height:340px"></iframe>

**Sugerencias:**

  + La varianza es un caso especial de covarianza.
  
  + <tt>cov()</tt> y <tt>cor()</tt> esperan un vector para cada variable.

</div>')}
## ---- chunk 58
if (my_output=="html") {
  cat('
<div  class = "DCexercise">

#### 10. (Co)varianza y correlación II {-}

En este ejercicio se quieren examinar las limitaciones de la correlación como medida de dependencia.

Una vez que se haya inicializado la sesión, verá la gráfica de 100 realizaciones de dos variables aleatorias $X$ y $Y$.

Las observaciones respectivas están disponibles en los vectores <tt>X</tt> e <tt>Y</tt> en su entorno de trabajo.

**Instrucciones:**

  + Calcular la correlación entre $X$ y $Y$. Interpretar su resultado de manera crítica.

<iframe src="DCL/ex3_10.html" frameborder="0" scrolling="no" style="width:100%;height:340px"></iframe>

**Sugerencia:**

  + <tt>cor()</tt> espera un vector para cada variable.

</div>')}
